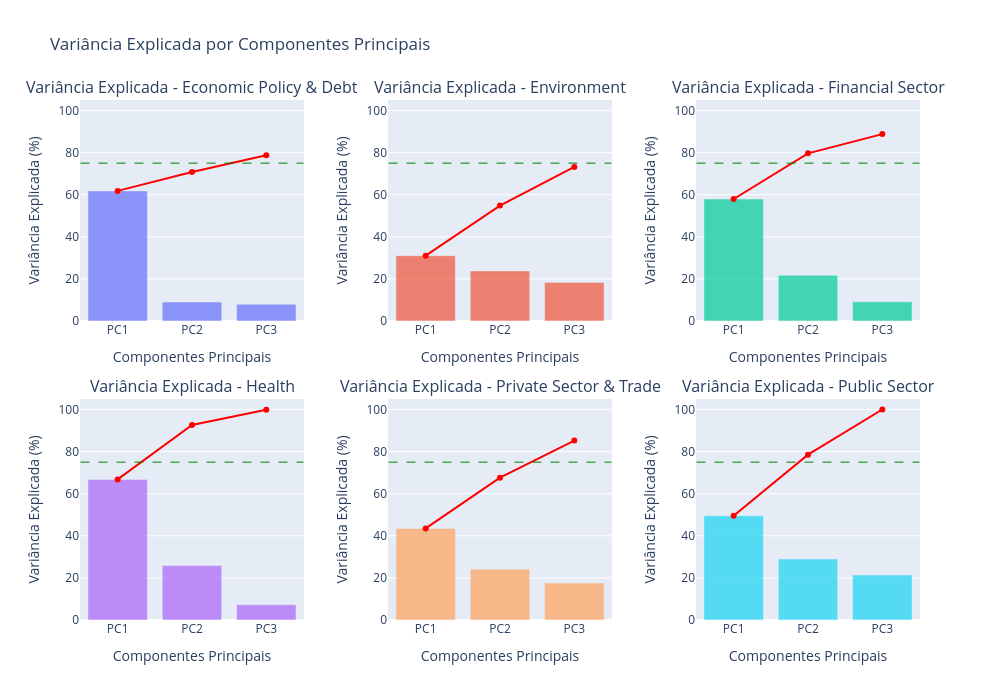

Notebook code cell kept with this figure:
### Code cell
resultados_pca = realizar_pca_macrotemas(dfs_macrotema_unificado)

if resultados_pca:
    # Plotar variâncias explicadas
    fig_variancias = plotar_variancias_explicadas(resultados_pca)
    fig_variancias.show()

### Figure 1 — Plotly figure (JSON) as saved in the notebook; plotly's stock layout.template omitted (floating-point values rounded to 4 significant figures)
{"data": [{"marker": {"color": "#636EFA"}, "name": "Economic Policy & Debt - Individual", "opacity": 0.7, "showlegend": false, "type": "bar", "x": ["PC1", "PC2", "PC3"], "xaxis": "x", "y": [61.82, 8.986, 7.904], "yaxis": "y"}, {"line": {"width": 2}, "marker": {"color": "red"}, "mode": "lines+markers", "name": "Economic Policy & Debt - Cumulativa", "showlegend": false, "type": "scatter", "x": ["PC1", "PC2", "PC3"], "xaxis": "x", "y": [61.82, 70.81, 78.71], "yaxis": "y"}, {"marker": {"color": "#EF553B"}, "name": "Environment - Individual", "opacity": 0.7, "showlegend": false, "type": "bar", "x": ["PC1", "PC2", "PC3"], "xaxis": "x2", "y": [31.03, 23.81, 18.34], "yaxis": "y2"}, {"line": {"width": 2}, "marker": {"color": "red"}, "mode": "lines+markers", "name": "Environment - Cumulativa", "showlegend": false, "type": "scatter", "x": ["PC1", "PC2", "PC3"], "xaxis": "x2", "y": [31.03, 54.85, 73.18], "yaxis": "y2"}, {"marker": {"color": "#00CC96"}, "name": "Financial Sector - Individual", "opacity": 0.7, "showlegend": false, "type": "bar", "x": ["PC1", "PC2", "PC3"], "xaxis": "x3", "y": [57.96, 21.72, 9.122], "yaxis": "y3"}, {"line": {"width": 2}, "marker": {"color": "red"}, "mode": "lines+markers", "name": "Financial Sector - Cumulativa", "showlegend": false, "type": "scatter", "x": ["PC1", "PC2", "PC3"], "xaxis": "x3", "y": [57.96, 79.67, 88.8], "yaxis": "y3"}, {"marker": {"color": "#AB63FA"}, "name": "Health - Individual", "opacity": 0.7, "showlegend": false, "type": "bar", "x": ["PC1", "PC2", "PC3"], "xaxis": "x4", "y": [66.79, 25.84, 7.215], "yaxis": "y4"}, {"line": {"width": 2}, "marker": {"color": "red"}, "mode": "lines+markers", "name": "Health - Cumulativa", "showlegend": false, "type": "scatter", "x": ["PC1", "PC2", "PC3"], "xaxis": "x4", "y": [66.79, 92.63, 99.84], "yaxis": "y4"}, {"marker": {"color": "#FFA15A"}, "name": "Private Sector & Trade - Individual", "opacity": 0.7, "showlegend": false, "type": "bar", "x": ["PC1", "PC2", "PC3"], "xaxis": "x5", "y": [43.5, 24.14, 17.61], "yaxis": "y5"}, {"line": {"width": 2}, "marker": {"color": "red"}, "mode": "lines+markers", "name": "Private Sector & Trade - Cumulativa", "showlegend": false, "type": "scatter", "x": ["PC1", "PC2", "PC3"], "xaxis": "x5", "y": [43.5, 67.64, 85.25], "yaxis": "y5"}, {"marker": {"color": "#19D3F3"}, "name": "Public Sector - Individual", "opacity": 0.7, "showlegend": false, "type": "bar", "x": ["PC1", "PC2", "PC3"], "xaxis": "x6", "y": [49.54, 29.03, 21.43], "yaxis": "y6"}, {"line": {"width": 2}, "marker": {"color": "red"}, "mode": "lines+markers", "name": "Public Sector - Cumulativa", "showlegend": false, "type": "scatter", "x": ["PC1", "PC2", "PC3"], "xaxis": "x6", "y": [49.54, 78.57, 100.0], "yaxis": "y6"}], "layout": {"annotations": [{"font": {"size": 16}, "showarrow": false, "text": "Variância Explicada - Economic Policy & Debt", "x": 0.1333, "xanchor": "center", "xref": "paper", "y": 1, "yanchor": "bottom", "yref": "paper"}, {"font": {"size": 16}, "showarrow": false, "text": "Variância Explicada - Environment", "x": 0.5, "xanchor": "center", "xref": "paper", "y": 1, "yanchor": "bottom", "yref": "paper"}, {"font": {"size": 16}, "showarrow": false, "text": "Variância Explicada - Financial Sector", "x": 0.8667, "xanchor": "center", "xref": "paper", "y": 1, "yanchor": "bottom", "yref": "paper"}, {"font": {"size": 16}, "showarrow": false, "text": "Variância Explicada - Health", "x": 0.1333, "xanchor": "center", "xref": "paper", "y": 0.425, "yanchor": "bottom", "yref": "paper"}, {"font": {"size": 16}, "showarrow": false, "text": "Variância Explicada - Private Sector & Trade", "x": 0.5, "xanchor": "center", "xref": "paper", "y": 0.425, "yanchor": "bottom", "yref": "paper"}, {"font": {"size": 16}, "showarrow": false, "text": "Variância Explicada - Public Sector", "x": 0.8667, "xanchor": "center", "xref": "paper", "y": 0.425, "yanchor": "bottom", "yref": "paper"}], "height": 700, "shapes": [{"line": {"color": "green", "dash": "dash", "width": 1}, "type": "line", "x0": -0.5, "x1": 2.5, "xref": "x", "y0": 75, "y1": 75, "yref": "y"}, {"line": {"color": "green", "dash": "dash", "width": 1}, "type": "line", "x0": -0.5, "x1": 2.5, "xref": "x2", "y0": 75, "y1": 75, "yref": "y2"}, {"line": {"color": "green", "dash": "dash", "width": 1}, "type": "line", "x0": -0.5, "x1": 2.5, "xref": "x3", "y0": 75, "y1": 75, "yref": "y3"}, {"line": {"color": "green", "dash": "dash", "width": 1}, "type": "line", "x0": -0.5, "x1": 2.5, "xref": "x4", "y0": 75, "y1": 75, "yref": "y4"}, {"line": {"color": "green", "dash": "dash", "width": 1}, "type": "line", "x0": -0.5, "x1": 2.5, "xref": "x5", "y0": 75, "y1": 75, "yref": "y5"}, {"line": {"color": "green", "dash": "dash", "width": 1}, "type": "line", "x0": -0.5, "x1": 2.5, "xref": "x6", "y0": 75, "y1": 75, "yref": "y6"}], "showlegend": false, "title": {"text": "Variância Explicada por Componentes Principais"}, "width": 1000, "xaxis": {"anchor": "y", "domain": [0, 0.2667], "title": {"text": "Componentes Principais"}}, "xaxis2": {"anchor": "y2", "domain": [0.3667, 0.6333], "title": {"text": "Componentes Principais"}}, "xaxis3": {"anchor": "y3", "domain": [0.7333, 1], "title": {"text": "Componentes Principais"}}, "xaxis4": {"anchor": "y4", "domain": [0, 0.2667], "title": {"text": "Componentes Principais"}}, "xaxis5": {"anchor": "y5", "domain": [0.3667, 0.6333], "title": {"text": "Componentes Principais"}}, "xaxis6": {"anchor": "y6", "domain": [0.7333, 1], "title": {"text": "Componentes Principais"}}, "yaxis": {"anchor": "x", "domain": [0.575, 1], "range": [0, 105], "title": {"text": "Variância Explicada (%)"}}, "yaxis2": {"anchor": "x2", "domain": [0.575, 1], "range": [0, 105], "title": {"text": "Variância Explicada (%)"}}, "yaxis3": {"anchor": "x3", "domain": [0.575, 1], "range": [0, 105], "title": {"text": "Variância Explicada (%)"}}, "yaxis4": {"anchor": "x4", "domain": [0, 0.425], "range": [0, 105], "title": {"text": "Variância Explicada (%)"}}, "yaxis5": {"anchor": "x5", "domain": [0, 0.425], "range": [0, 105], "title": {"text": "Variância Explicada (%)"}}, "yaxis6": {"anchor": "x6", "domain": [0, 0.425], "range": [0, 105], "title": {"text": "Variância Explicada (%)"}}}}
